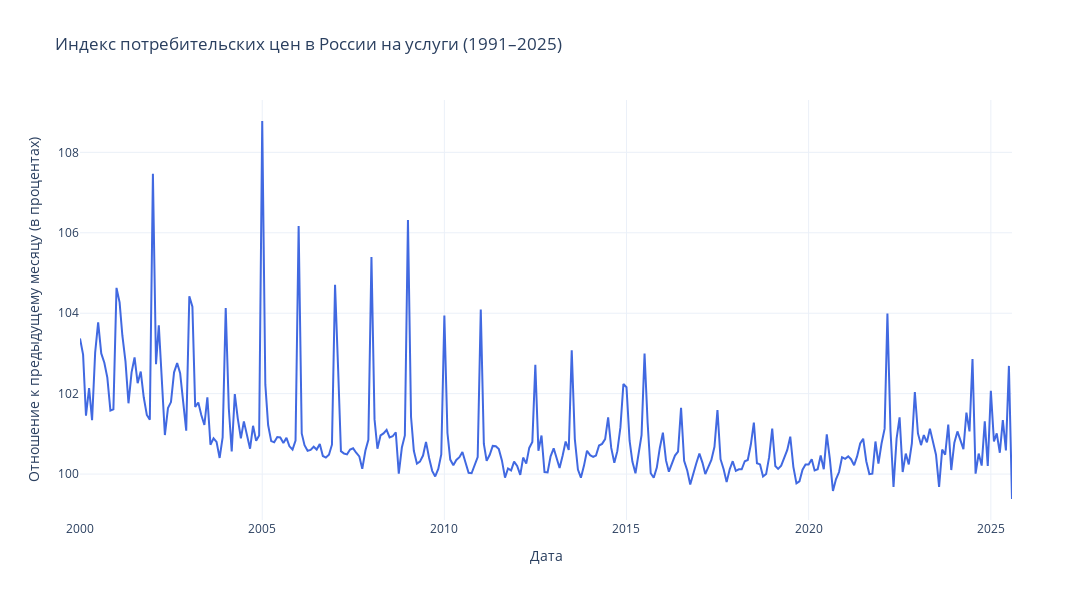

Here is the notebook cell this chart was saved with:
### Code cell
plot_2d_interactive(
    x=df_melted['date'],
    y=df_melted['ИПЦ'],
    xlabel="Дата",
    ylabel="Отношение к предыдущему месяцу (в процентах)",
    title=f"Индекс потребительских цен в России на услуги (1991–2025)"
)

### Figure 1 — Plotly figure (JSON) as saved in the notebook; plotly's stock layout.template omitted (floating-point values rounded to 4 significant figures; data arrays with more than 128 entries replaced by an {"elided": "..."} marker saying what was removed)
{"data": [{"hovertemplate": "Дата: %{x}<br>Значение: %{y:.4f} <extra></extra>", "line": {"color": "royalblue", "width": 2}, "mode": "lines", "x": {"elided": "308 str values"}, "y": {"elided": "308 float values"}, "type": "scatter"}], "layout": {"title": {"text": "Индекс потребительских цен в России на услуги (1991–2025)"}, "xaxis": {"title": {"text": "Дата"}}, "yaxis": {"title": {"text": "Отношение к предыдущему месяцу (в процентах)"}}, "hovermode": "x unified", "width": 1100, "height": 600}}
